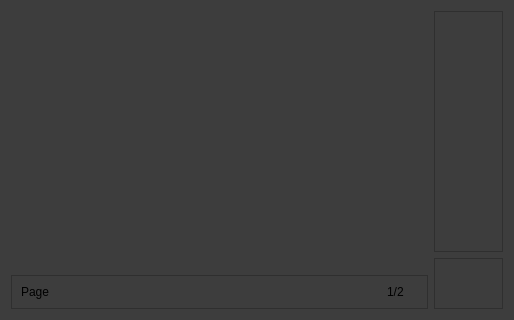
<?xml version="1.0" encoding="UTF-8"?>
<ui version="4.0">
 <class>FormPult</class>
 <widget class="QWidget" name="FormPult">
  <property name="geometry">
   <rect>
    <x>0</x>
    <y>0</y>
    <width>514</width>
    <height>318</height>
   </rect>
  </property>
  <property name="palette">
   <palette>
    <active>
     <colorrole role="Base">
      <brush brushstyle="SolidPattern">
       <color alpha="255">
        <red>255</red>
        <green>255</green>
        <blue>255</blue>
       </color>
      </brush>
     </colorrole>
     <colorrole role="Window">
      <brush brushstyle="SolidPattern">
       <color alpha="255">
        <red>61</red>
        <green>61</green>
        <blue>61</blue>
       </color>
      </brush>
     </colorrole>
    </active>
    <inactive>
     <colorrole role="Base">
      <brush brushstyle="SolidPattern">
       <color alpha="255">
        <red>255</red>
        <green>255</green>
        <blue>255</blue>
       </color>
      </brush>
     </colorrole>
     <colorrole role="Window">
      <brush brushstyle="SolidPattern">
       <color alpha="255">
        <red>61</red>
        <green>61</green>
        <blue>61</blue>
       </color>
      </brush>
     </colorrole>
    </inactive>
    <disabled>
     <colorrole role="Base">
      <brush brushstyle="SolidPattern">
       <color alpha="255">
        <red>61</red>
        <green>61</green>
        <blue>61</blue>
       </color>
      </brush>
     </colorrole>
     <colorrole role="Window">
      <brush brushstyle="SolidPattern">
       <color alpha="255">
        <red>61</red>
        <green>61</green>
        <blue>61</blue>
       </color>
      </brush>
     </colorrole>
    </disabled>
   </palette>
  </property>
  <property name="windowTitle">
   <string>Виртуальный пульт</string>
  </property>
  <layout class="QGridLayout" name="gridLayout">
   <item row="0" column="0">
    <layout class="QVBoxLayout" name="verticalLayout_2">
     <item>
      <widget class="QStackedWidget" name="stackedWidget">
       <property name="lineWidth">
        <number>0</number>
       </property>
       <property name="currentIndex">
        <number>1</number>
       </property>
       <widget class="QWidget" name="page"/>
       <widget class="QWidget" name="page_1"/>
       <widget class="QWidget" name="page_2"/>
       <widget class="QWidget" name="page_3"/>
       <widget class="QWidget" name="page_4"/>
      </widget>
     </item>
     <item>
      <widget class="QFrame" name="frame">
       <property name="minimumSize">
        <size>
         <width>281</width>
         <height>31</height>
        </size>
       </property>
       <property name="frameShape">
        <enum>QFrame::StyledPanel</enum>
       </property>
       <property name="frameShadow">
        <enum>QFrame::Raised</enum>
       </property>
       <layout class="QGridLayout" name="gridLayout_2">
        <item row="0" column="1">
         <widget class="QLabel" name="labelNPages">
          <property name="maximumSize">
           <size>
            <width>31</width>
            <height>16777215</height>
           </size>
          </property>
          <property name="font">
           <font>
            <stylestrategy>PreferAntialias</stylestrategy>
           </font>
          </property>
          <property name="text">
           <string>1/2</string>
          </property>
         </widget>
        </item>
        <item row="0" column="0">
         <widget class="QLabel" name="labelNamePage">
          <property name="font">
           <font>
            <stylestrategy>PreferAntialias</stylestrategy>
           </font>
          </property>
          <property name="text">
           <string>Page</string>
          </property>
         </widget>
        </item>
       </layout>
      </widget>
     </item>
    </layout>
   </item>
   <item row="0" column="1">
    <layout class="QVBoxLayout" name="verticalLayout">
     <item>
      <widget class="QFrame" name="frameWheel">
       <property name="minimumSize">
        <size>
         <width>69</width>
         <height>241</height>
        </size>
       </property>
       <property name="maximumSize">
        <size>
         <width>16777215</width>
         <height>241</height>
        </size>
       </property>
       <property name="frameShape">
        <enum>QFrame::StyledPanel</enum>
       </property>
       <property name="frameShadow">
        <enum>QFrame::Raised</enum>
       </property>
      </widget>
     </item>
     <item>
      <widget class="QFrame" name="frameNextVar">
       <property name="minimumSize">
        <size>
         <width>69</width>
         <height>51</height>
        </size>
       </property>
       <property name="frameShape">
        <enum>QFrame::StyledPanel</enum>
       </property>
       <property name="frameShadow">
        <enum>QFrame::Raised</enum>
       </property>
      </widget>
     </item>
    </layout>
   </item>
  </layout>
 </widget>
 <resources/>
 <connections/>
</ui>
